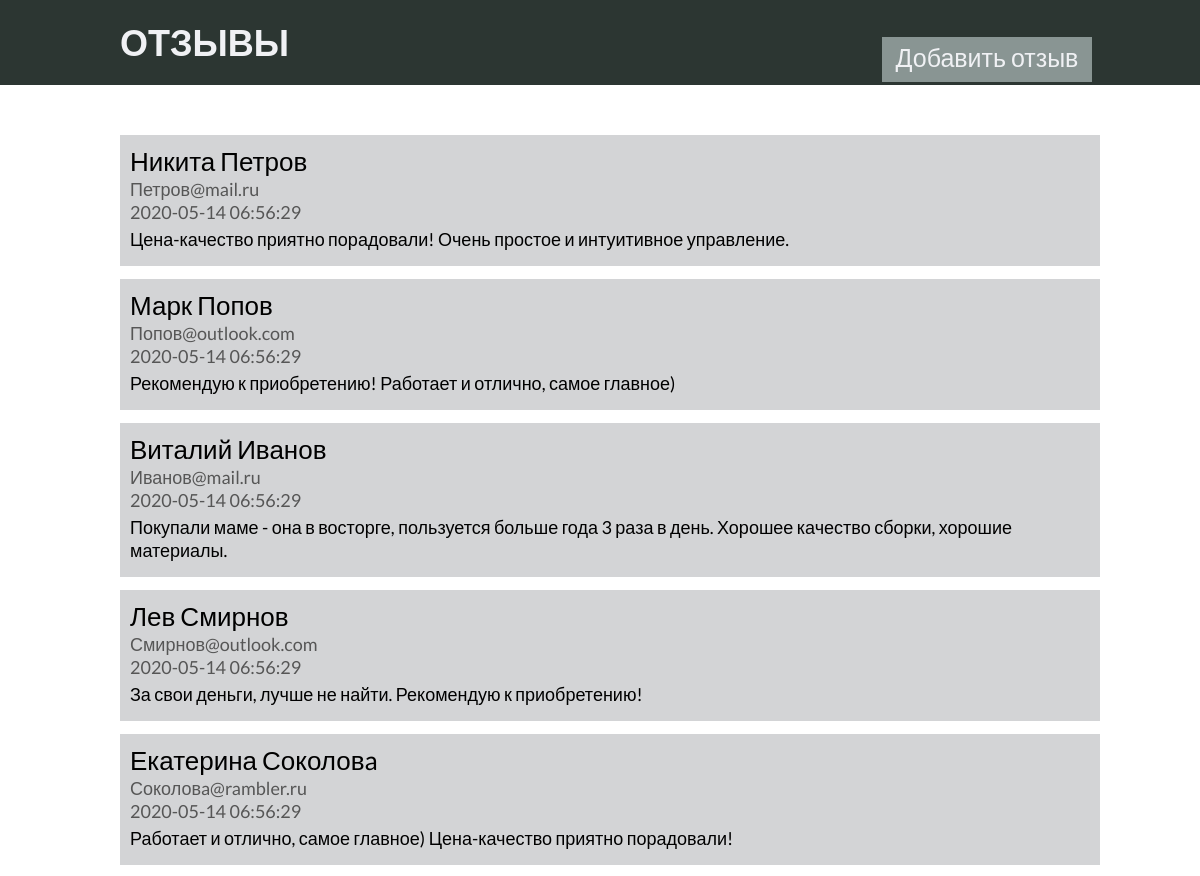
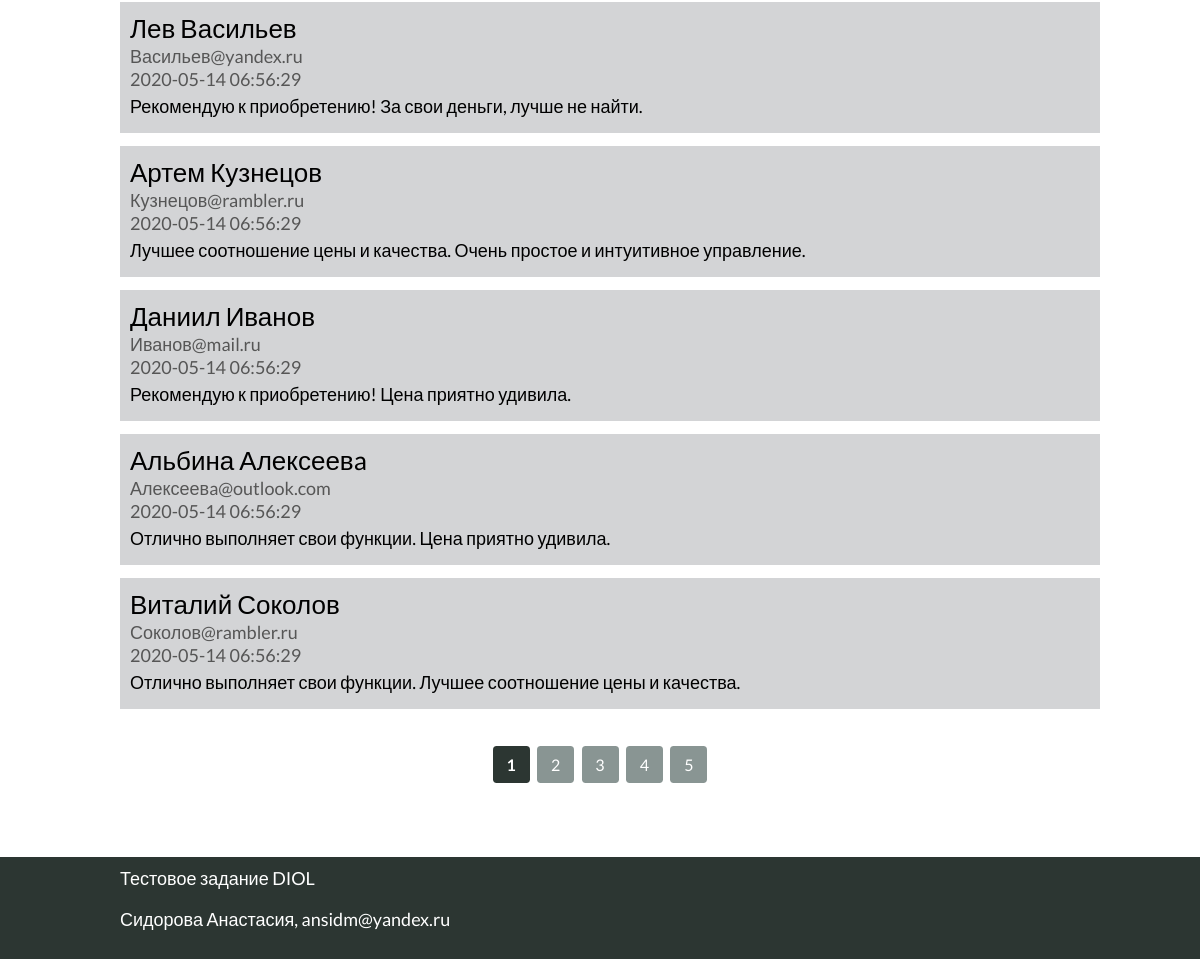
The page / on the database its author committed (2 pictures, top to bottom).
### tables this page shows
CREATE TABLE `feedback_list` (
  `id` int(10) UNSIGNED NOT NULL,
  `name_feedback` varchar(255) NOT NULL DEFAULT '',
  `email_feedback` varchar(255) NOT NULL DEFAULT '',
  `time_feedback` timestamp NOT NULL DEFAULT CURRENT_TIMESTAMP,
  `text_feedback` varchar(500) NOT NULL DEFAULT ''
);

### index.php (called while the page is built, shortened)
<?php
include __DIR__ . '/templates/ReviewRepository.php';
$connect_bd = new ReviewRepository(10);
$cur_page = 1;
$num_pages = $connect_bd->getTotalPages();
$row = $connect_bd->getList($cur_page, 10);
include __DIR__ . '/templates/index.phtml';
?>

### templates/ReviewRepository.php (called while the page is built, shortened)
<?php
class ReviewRepository
{
    private static $pdo;
    private $default_limit = 10;
    public static function connect(){
        $host = 'mysql:host=localhost;dbname=feedback_base; charset=UTF8';
        $user = 'root';
        $pass = '';
        try {
            self::$pdo = new PDO($host, $user, $pass);
        } catch (PDOException $e) {
            echo "Ошибка подключения базы данных: $e";
        }
    }
    public function __construct($default_limit){
        $this->default_limit = $default_limit;
        $this->count_total = $this->getTotalPages();
    }
    public function getTotalPages(){
        $sql_total = 'SELECT COUNT(id) FROM feedback_list';
        $total_rows = self::$pdo->query($sql_total);
        foreach ($total_rows as $key => $value) {
            $count_total = $value[0];
        }
        return ceil($count_total / $this->default_limit);
    }
    public function getList($page, $limit) {
        $this->default_limit = $limit;
        $start = ($page - 1) * $limit;
        $sql = sprintf('SELECT
        id,
        name_feedback,
        email_feedback,
        time_feedback,
        text_feedback
        FROM feedback_list
        ORDER BY time_feedback DESC
        LIMIT %d, %d', $start, $limit);
        return self::$pdo->query($sql);
    }
}

### templates/feedback_list.phtml (the view)
<main>
    <div class="feedback_list">
        <?php  foreach ($row as $row): ?>
        <ul class="feedback_block">
            <li class="feedback_name"><?=$row['name_feedback']?></li>
            <li class="feedback_email"><?=$row['email_feedback']?></li>
            <li class="feedback_time"><?=$row['time_feedback']?></li>
            <li class="feedback_text"><?=nl2br($row['text_feedback'])?></li>
        </ul>
        <?php endforeach; ?>
    </div>
    <div class="pages">
        <?php $page = 0; ?>
        <?php while ($page++ < $num_pages): ?>
            <?php if ($page == $cur_page): ?>
                <b class="cur-page"><?=$page?></b>
            <?php else: ?>
                <a class="num-page" href="?page=<?=$page?>"><?=$page?></a>
            <?php endif ?>
        <?php endwhile ?>
    </div>
</main>

### templates/index.phtml (shortened to what this page needs)
<!DOCTYPE html>
<html lang="ru">
<head>
    <link rel="stylesheet" type="text/css" href="../css/styles.css" />
</head>
<body>
    <div id="header">
        <?php require('header.phtml');?>
    </div>
    <div id="content">
        <?php
        if (!empty($_GET['page'])){
            if ($_GET['page'] == "add_feedback"){
                require('feedback_add.phtml');
            }
            else {
                require('feedback_list.phtml');
            }
        }
        else {
            require('feedback_list.phtml');
        }
        ?>
    </div>
    <div id="footer">
        <?php require('footer.phtml');?>
    </div>
</body>
</html>

### templates/header.phtml
<header class="headline">
    <a href="./"><h1>ОТЗЫВЫ</h1></a>
    <?php if (!empty($_GET['page'])): ?>
        <?php if ($_GET['page'] != "add_feedback"):?>
            <a class="add-feedback" href="?page=add_feedback">Добавить отзыв</a>
        <?php endif; ?>
    <?php else: ?>
        <a class="add-feedback" href="?page=add_feedback">Добавить отзыв</a>
    <?php endif; ?>
</header>

### templates/footer.phtml
<footer
    <?php if (!empty($_GET['page'])): ?>
    <?php if ($_GET['page'] == "add_feedback"):?>
        class = "footer-down"
    <?php endif; ?> >
    <?php endif; ?>
    <p>Тестовое задание DIOL</p>
    <p>Сидорова Анастасия, ansidm@yandex.ru</p>
</footer>

### css/styles.css (style rules this page uses)
body { margin: 0; font-size: 18px; font-family: 'Lato', sans-serif; }
header h1 { margin-top: 0; margin-bottom: 50px; background-color: #2c3632; padding: 20px 10%; font-size: 36px; color: #f0f1f4; }
header a { text-decoration: none; }
.add-feedback { font-size: 25px; text-align: center; position: absolute; top: 2%; right: 9%; width: 200px; height: 35px; padding: 5px; background-color: #899593; color: #f0f1f4; }
.feedback_block { list-style: none; background-color: #d3d4d6; width: 80%; margin: 13px 10%; padding: 10px; }
.feedback_name { font-size: 26px; }
.feedback_email, .feedback_time { color: #565656; }
.feedback_text { margin: 5px 0; }
.pages { padding: 20px; text-align: center; }
.cur-page, .num-page { border: none; color: white; padding: 6px; width: 25px; height: 25px; text-decoration: none; text-align: center; display: inline-block; font-size: 16px; margin: 4px 2px; border-radius: 10%; line-height: 25px; }
.cur-page { background-color: #2c3632; }
.num-page { background-color: #899593; }
footer { margin-top: 50px; background-color: #2c3632; padding: 10px 10%; font-size: 18px; color: white; }

### rows shown on the page
feedback_list: name_feedback "Никита Петров", email_feedback "Петров@mail.ru", time_feedback "2020-05-14 06:56:29", text_feedback "Цена-качество приятно порадовали! Очень простое и интуитивное управление."
feedback_list: name_feedback "Марк Попов", email_feedback "Попов@outlook.com", time_feedback "2020-05-14 06:56:29", text_feedback "Рекомендую к приобретению! Работает и отлично, самое главное)"
feedback_list: name_feedback "Виталий Иванов", email_feedback "Иванов@mail.ru", time_feedback "2020-05-14 06:56:29", text_feedback "Покупали маме - она в восторге, пользуется больше года 3 раза в день. Хорошее качество сборки, хорошие материалы."
feedback_list: name_feedback "Лев Смирнов", email_feedback "Смирнов@outlook.com", time_feedback "2020-05-14 06:56:29", text_feedback "За свои деньги, лучше не найти. Рекомендую к приобретению!"
feedback_list: name_feedback "Екатерина Соколовa", email_feedback "Соколовa@rambler.ru", time_feedback "2020-05-14 06:56:29", text_feedback "Работает и отлично, самое главное) Цена-качество приятно порадовали!"
feedback_list: name_feedback "Лев Васильев", email_feedback "Васильев@yandex.ru", time_feedback "2020-05-14 06:56:29", text_feedback "Рекомендую к приобретению! За свои деньги, лучше не найти."
feedback_list: name_feedback "Артем Кузнецов", email_feedback "Кузнецов@rambler.ru", time_feedback "2020-05-14 06:56:29", text_feedback "Лучшее соотношение цены и качества. Очень простое и интуитивное управление."
feedback_list: name_feedback "Даниил Иванов", email_feedback "Иванов@mail.ru", time_feedback "2020-05-14 06:56:29", text_feedback "Рекомендую к приобретению! Цена приятно удивила."
feedback_list: name_feedback "Альбина Алексеевa", email_feedback "Алексеевa@outlook.com", time_feedback "2020-05-14 06:56:29", text_feedback "Отлично выполняет свои функции. Цена приятно удивила."
feedback_list: name_feedback "Виталий Соколов", email_feedback "Соколов@rambler.ru", time_feedback "2020-05-14 06:56:29", text_feedback "Отлично выполняет свои функции. Лучшее соотношение цены и качества."
